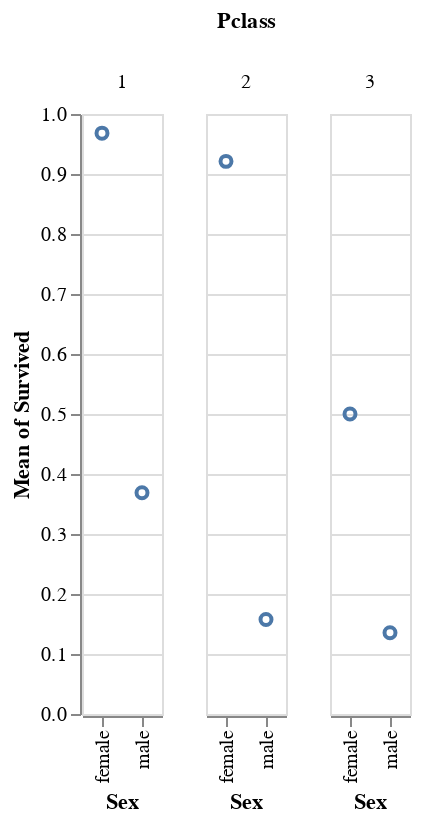

Notebook code cell kept with this figure:
### Markdown cell above
But we can also split the graph further using 2D position. This is called faceting.

Like using columns (or rows) to encode data on Pclass.

### Code cell
# In the graph below:
#  Proportion survived is encoded to the y-axis
#  Sex is encoded to the x-axis
#  Pclass is encoded to facet column

alt.Chart(titanic).mark_point().encode(
    y='mean(Survived)',
    x='Sex',
    column='Pclass:O'
)

### Figure 1 — Vega-Lite specification as saved in the notebook (floating-point values rounded to 4 significant figures; data arrays with more than 128 entries replaced by an {"elided": "..."} marker saying what was removed)
{"config": {"view": {"continuousWidth": 400, "continuousHeight": 300}}, "data": {"name": "data-93290830beea3a875eeab316df346c54"}, "mark": "point", "encoding": {"column": {"type": "ordinal", "field": "Pclass"}, "x": {"type": "nominal", "field": "Sex"}, "y": {"type": "quantitative", "aggregate": "mean", "field": "Survived"}}, "$schema": "https://vega.github.io/schema/vega-lite/v4.8.1.json", "datasets": {"data-93290830beea3a875eeab316df346c54": {"elided": "891 records"}}}
